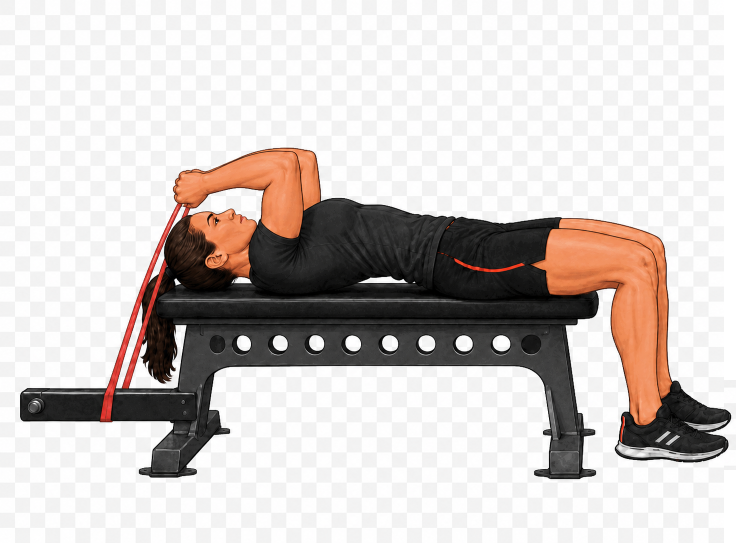
#> input picture artifacts/workout-visual-qa/recovery-rollout/Band_Skull_Crusher_female_v2_3-toe-extension-candidate.png, 1472 x 1086 px, given as the content of the folder .codex/generated_images/01a05d36-07db-7eb1-90c0-3efcde752796, which was not available (shown at 1/2 size)
$ python inspect_standing_rollout_sources.py
#> lines starting #> are read from the running program, lines starting #| are printed output that depends on the picture; pictures that were not available may be replaced by others from this repository, and a replacement may not be noted
#!/usr/bin/env python3
"""Make an inspection-only contact sheet of the exact wave task originals."""
from pathlib import Path
from PIL import Image, ImageDraw, ImageOps

root = Path(__file__).resolve().parent
source = Path('/Users/apoorvdarshan/.codex/generated_images/01a05d36-07db-7eb1-90c0-3efcde752796')
paths = sorted(source.glob('*.png'))
sheet = Image.new('RGB', (1500, 1350), '#eeeeee')
#> sheet: PIL image 1500x1350 RGB; every value is 238
draw = ImageDraw.Draw(sheet)
for index, path in enumerate(paths):
    image = Image.open(path).convert('RGBA')
#> image is the input picture: PIL image 1472x1086 RGBA; mean R, G, B, A 203.7, 197, 194.1, 251.5
    preview = ImageOps.contain(image, (490, 390))
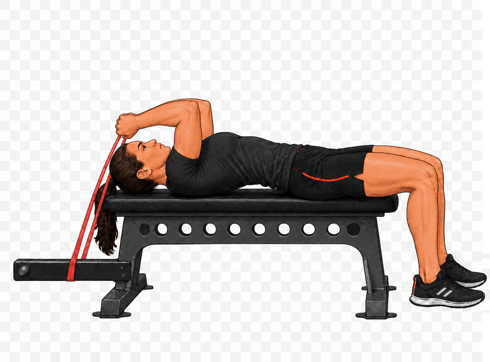
#> preview: PIL image 490x362 RGBA; mean R, G, B, A 204.2, 197.4, 194.5, 251.5; transparent parts drawn white
    x, y = (index % 3) * 500, (index // 3) * 450
    sheet.paste(preview, (x, y + 40), preview)
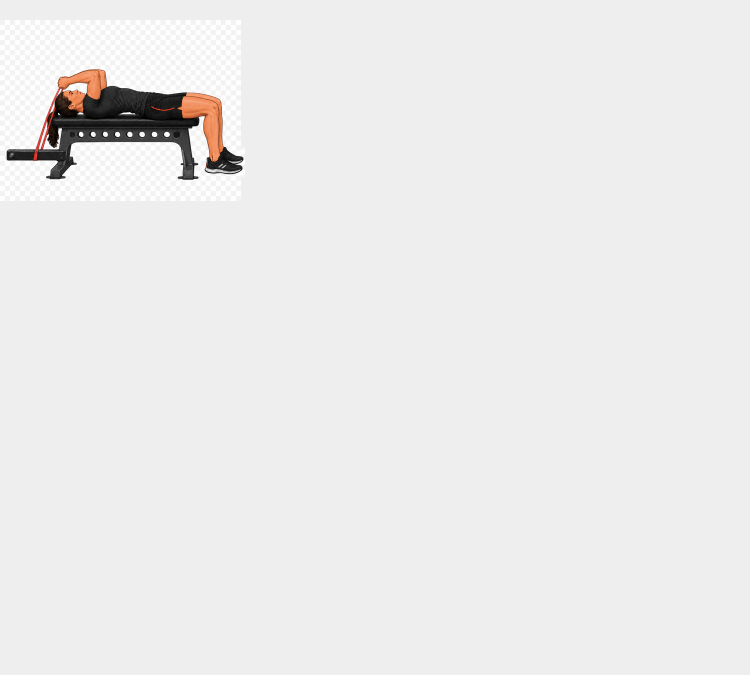
#> sheet: PIL image 1500x1350 RGB (shown at 1/2 size); mean R, G, B 235.3, 234.7, 234.4
    draw.text((x + 4, y + 4), f'{index}: {path.name[:18]} {image.size}', fill='black')
sheet.save(root / 'barbell-ab-rollout-originals-contact.png')
print('\n'.join(f'{index}: {path}' for index, path in enumerate(paths)))
current_root = root.parents[2] / 'shared' / 'workout-vectors'
current = Image.new('RGB', (2000, 900), '#eeeeee')
#> current: PIL image 2000x900 RGB; every value is 238
draw = ImageDraw.Draw(current)
for row, gender in enumerate(('male', 'female')):
    for frame in range(4):
        path = current_root / f'Barbell_Ab_Rollout_{gender}_v2_{frame}.png'
        image = Image.open(path).convert('RGBA')
        preview = ImageOps.contain(image, (490, 390))
        current.paste(preview, (frame * 500, row * 450 + 40), preview)
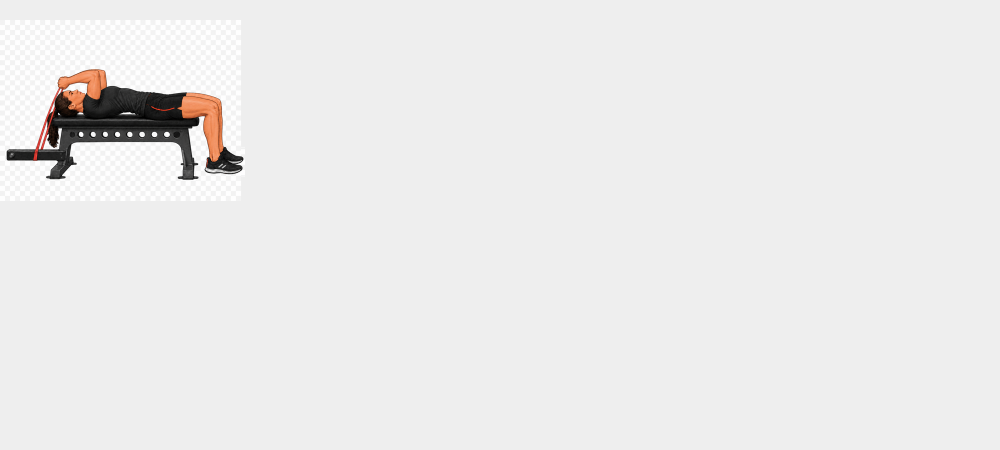
#> current: PIL image 2000x900 RGB (shown at 1/2 size); mean R, G, B 234.9, 234.3, 234
#> (the run stopped early here; a loop or call above may not have finished)
